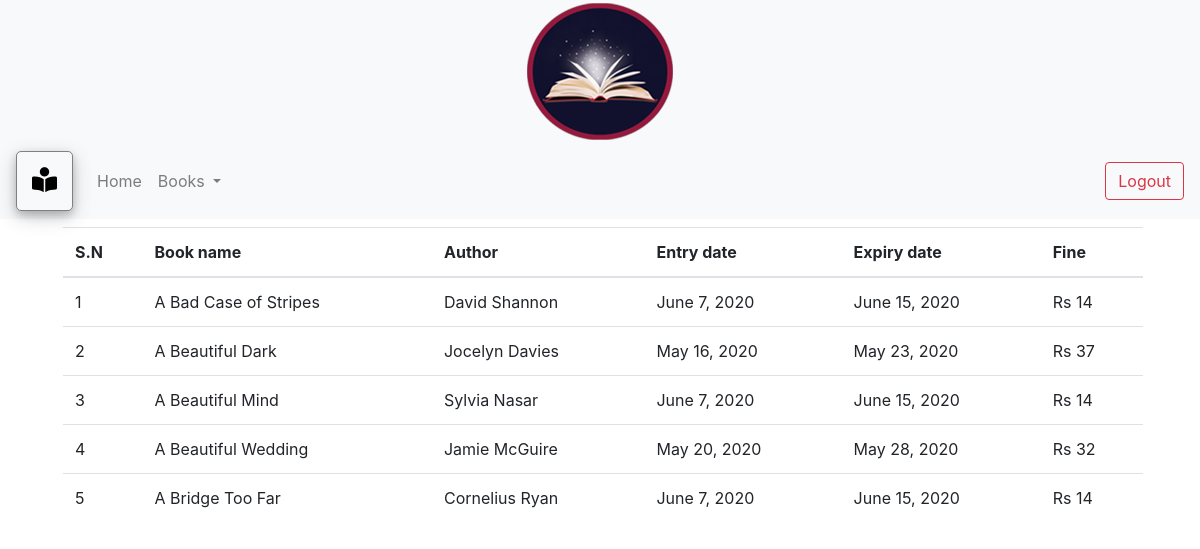
/books/studentissue (signed in), run on the app's committed database.
### books/models.py (models this page shows, shortened)
class IssueBooks(models.Model):
    def get_entry_date():
        return datetime.today()
    def get_expiry_date():
        return datetime.today()+timedelta(days=8)
    def get_fine(self):
        fine = (date.today()-self.expiry_date).days
        if fine > 0:
            fine = fine
        else:
            fine = 0
        return fine
    issue_book = models.ForeignKey(Books, on_delete=models.CASCADE)
    issue_by = models.ForeignKey(User, on_delete=models.CASCADE)
    entry_date = models.DateField(default=get_entry_date)
    expiry_date = models.DateField(default=get_expiry_date)

class Books(models.Model):
    isbn = models.CharField(max_length=40)
    title = models.CharField(max_length=50)
    author = models.CharField(max_length=50)
    quantity = models.IntegerField()
    class Meta:
        ordering = ['title']

### books/views.py (the view)
# urls.py: path('studentissue', views.student_issuedbooks, name="studentissue")
def student_issuedbooks(request):
    books = IssueBooks.objects.filter(issue_by=request.user)
    context = {
        'books': books
    }
    return render(request, 'books/studentsview.html', context)

### books/templates/books/studentsview.html (shortened to what this page needs)
{% extends 'library/layout.html' %}
{% block content %}
<div class="container mt-2 mb-2">
  <div class="row justify-content-center container" style="margin-left:3px;">
    {%if books%}
    <table class="table table-hover">
      <thead class="grey lighten-2">
        <tr>
          <th scope="col">S.N</th>
          <th scope="col">Book name</th>
          <th scope="col">Author</th>
          <th scope="col">Entry date</th>
          <th scope="col">Expiry date</th>
          <th scope="col">Fine</th>
        </tr>
      </thead>
      <tbody>
        {% for book in books %}
        <tr>
          <td class="count"></td>
          <td>{{book.issue_book.title}}</td>
          <td>{{book.issue_book.author}}</td>
          <td>{{book.entry_date}}</td>
          <td class="date">{{book.expiry_date}}</td>
          <td>Rs&nbsp{{book.get_fine}}</td>
        </tr>
        {% endfor %}
      </tbody>
    </table>
    {%else%}
    <div class="alert alert-dark mt-2 col-5 mr-auto ml-auto" role="alert">
      No any books issued
    </div>
    {%endif%}
  </div>
</div>
{% endblock %}

### library/templates/library/layout.html (shortened to what this page needs)
<!doctype html>
<html lang="en">
  <head>
    {% load static %}
    <link rel="stylesheet" href="https://stackpath.bootstrapcdn.com/bootstrap/4.4.1/css/bootstrap.min.css">
    <link rel="stylesheet" href="{%static 'css/site.css'%}" type="text/css" />
  </head>
  <body>
    <div class="container-fluid bg-light">
        <div class="row justify-content-center">
          <img src="{% static 'image/logo.png' %}" alt="logo"/>
        </div>
    </div>
    <nav class="navbar navbar-expand-lg navbar-light bg-light">
  <a class="navbar-brand" id="nav-icon-container"><i class="fas fa-book-reader"></i></a>
  <div class="collapse navbar-collapse" id="navbarSupportedContent">
    <ul class="navbar-nav mr-auto">
      {% if user.is_superuser %}
      <li class="nav-item">
        <a class="nav-link" href="{% url 'index' %}">Home</a>
      </li>
      <li class="nav-item dropdown">
        <a class="nav-link dropdown-toggle" href="#" id="navbarDropdown" role="button" data-toggle="dropdown" aria-haspopup="true" aria-expanded="false">
          Books
        </a>
        <div class="dropdown-menu" aria-labelledby="navbarDropdown">
          <a class="nav-link" href="{% url 'search' %}">Search Books</a>
            <div class="dropdown-divider"></div>
          <a class="nav-link" href="{% url 'addbooks'%}">Add Books</a>
        </div>
      </li>
      <li class="nav-item dropdown">
        <a class="nav-link dropdown-toggle" href="#" id="navbarDropdown" role="button" data-toggle="dropdown" aria-haspopup="true" aria-expanded="false">
        Issue Books
        </a>
        <div class="dropdown-menu" aria-labelledby="navbarDropdown">
          <a class="nav-link" href="{% url 'issuebooks' %}">Issue(New)</a>
            <div class="dropdown-divider"></div>
          <a class="nav-link" href="{% url 'viewissuebooks' %}">View Issued Books</a>
        </div>
      </li>
      <li class="nav-item dropdown">
        <a class="nav-link dropdown-toggle" href="#" id="navbarDropdown" role="button" data-toggle="dropdown" aria-haspopup="true" aria-expanded="false">
          Students Profile
        </a>
        <div class="dropdown-menu" aria-labelledby="navbarDropdown">
          <a class="dropdown-item" href="{% url 'register' %}">New Student</a>
          <div class="dropdown-divider"></div>
          <a class="dropdown-item" href="{% url 'students_list'%}">Display</a>
        </div>
      </li>
      {% else %}
      <li class="nav-item">
        <a class="nav-link" href="{% url 'index' %}">Home</a>
      </li>
      <li class="nav-item dropdown">
        <a class="nav-link dropdown-toggle" href="#" id="navbarDropdown" role="button" data-toggle="dropdown" aria-haspopup="true" aria-expanded="false">
          Books
        </a>
      </li>
      {% endif %}
    </ul>
    <div class="my-2 my-lg-0">
      <button class="btn btn-outline-danger my-2 my-sm-0" onclick="logout()">Logout</button>
    </div>
  </div>
</nav>
{% block content %}
{% endblock %}
  </body>
</html>

### static/css/site.css (style rules this page uses)
#nav-icon-container { color: black; font-size: 25px; padding: 10px; padding-left: 15px; padding-right: 15px; background-color: inherit; border: 1px solid grey; border-radius: 5px; box-shadow: 0 4px 8px 0 rgba(0, 0, 0, 0.2), 0 6px 20px 0 rgba(0, 0, 0, 0.19); }

### data on the page
IssueBooks: issue_book "A Bad Case of Stripes", issue_book.author "David Shannon", entry_date "June 7, 2020", expiry_date "June 15, 2020", get_fine "14"
IssueBooks: issue_book "A Beautiful Dark", issue_book.author "Jocelyn Davies", entry_date "May 16, 2020", expiry_date "May 23, 2020", get_fine "37"
IssueBooks: issue_book "A Beautiful Mind", issue_book.author "Sylvia Nasar", entry_date "June 7, 2020", expiry_date "June 15, 2020", get_fine "14"
IssueBooks: issue_book "A Beautiful Wedding", issue_book.author "Jamie McGuire", entry_date "May 20, 2020", expiry_date "May 28, 2020", get_fine "32"
IssueBooks: issue_book "A Bridge Too Far", issue_book.author "Cornelius Ryan", entry_date "June 7, 2020", expiry_date "June 15, 2020", get_fine "14"
